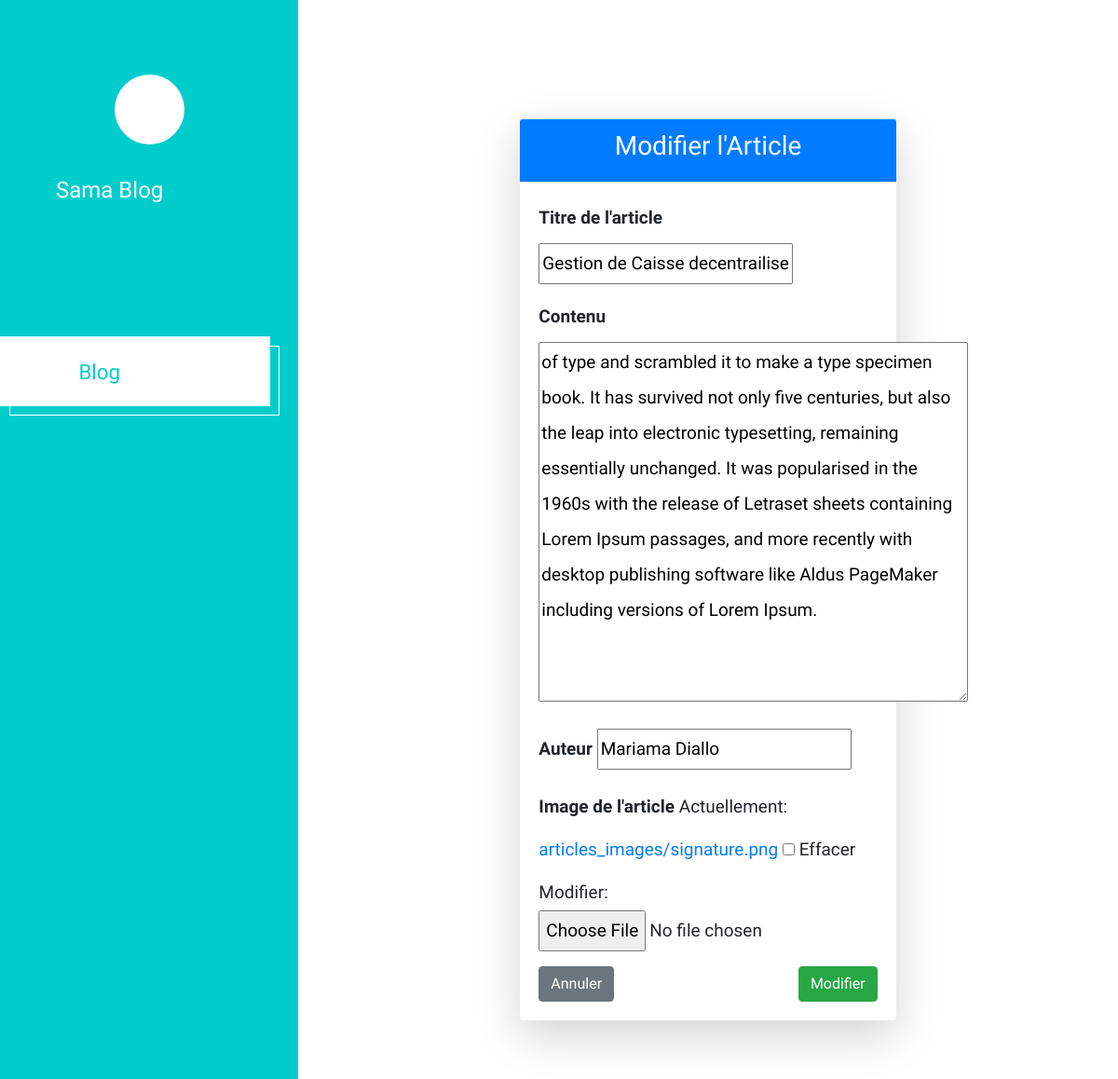
The app's page /article/4/edit/, older data.
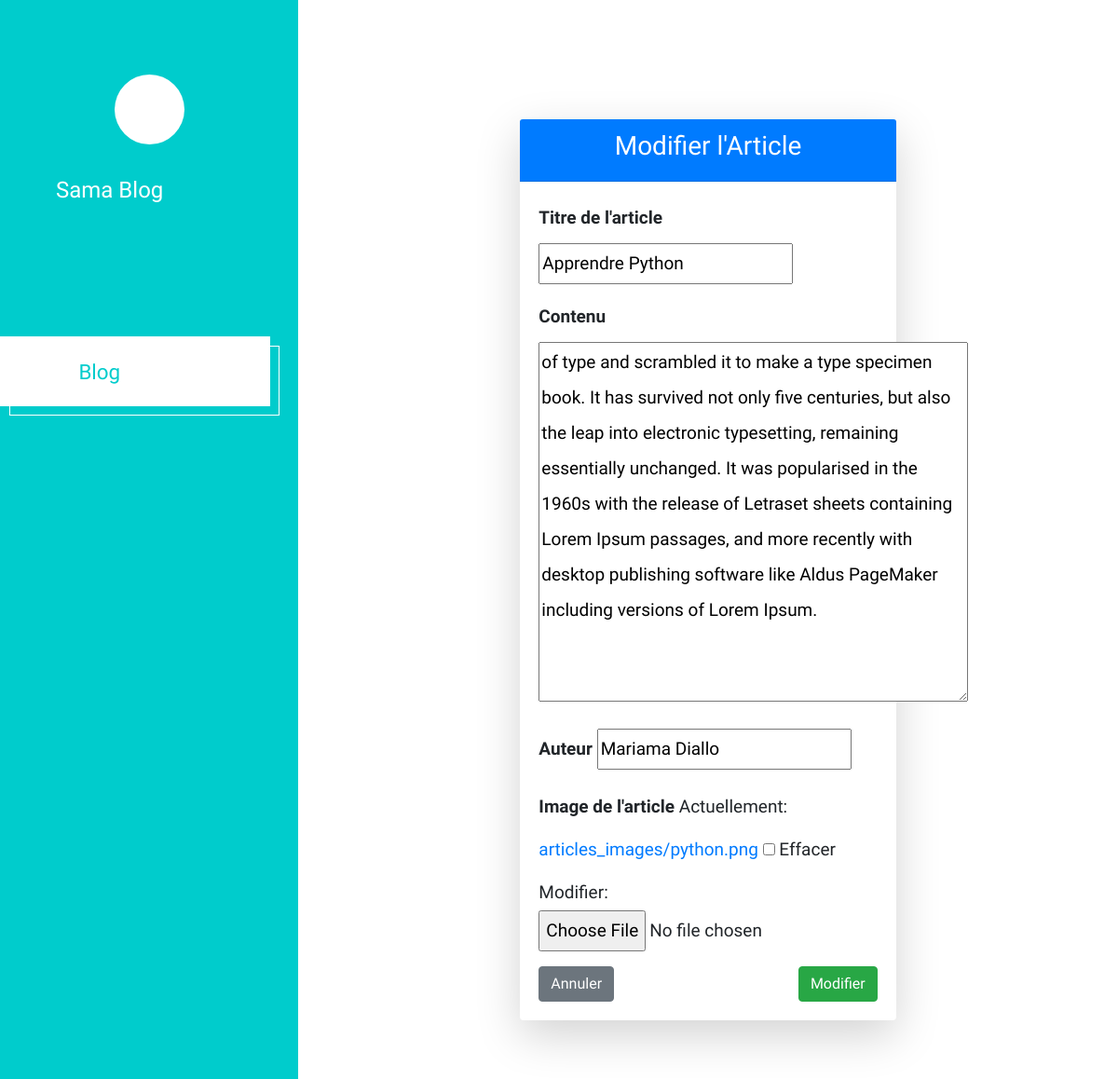
The same page, newer data.
### app/models.py (models this page shows, shortened)
class Article(models.Model):
    titre = models.CharField(max_length=200)
    contenu = models.TextField()
    date_publication = models.DateTimeField(auto_now_add=True)
    auteur = models.CharField(max_length=100)
    image = models.ImageField(upload_to="articles_images/", blank=True, null=True)

### app/views.py (the view)
# urls.py: path('article/<int:pk>/edit/', ArticleUpdateView.as_view(), name='article_edit'),
class ArticleUpdateView(UpdateView):
    model = Article
    fields = ['titre', 'contenu', 'auteur', 'image']
    template_name = "modifier.html"
    success_url = reverse_lazy('article_list')

### app/templates/modifier.html (shortened to what this page needs)
{% extends 'base.html' %}
{% load static %}
{% block corps %}
<div class="container mt-5">
    <div class="row justify-content-center">
        <div class="col-md-8">
            <div class="card shadow-lg border-0">
                <div class="card-header bg-primary text-white text-center">
                    <h3>Modifier l'Article</h3>
                </div>
                <div class="card-body">
                    <form method="post" enctype="multipart/form-data">
                        <div class="mb-3">
                            <label for="id_titre" class="form-label"><strong>Titre de l'article</strong></label>
                            {{ form.titre }}
                        </div>
                        <div class="mb-3">
                            <label for="id_contenu" class="form-label"><strong>Contenu</strong></label>
                            {{ form.contenu }}
                        </div>
                        <div class="mb-3">
                            <label for="id_contenu" class="form-label"><strong>Auteur</strong></label>
                            {{ form.auteur }}
                        </div>
                        <div class="mb-3">
                            <label for="id_image" class="form-label"><strong>Image de l'article</strong></label>
                            {{ form.image }}
                        </div>
                        <div class="d-flex justify-content-between">
                            <a href="{% url 'article_detail' article.pk %}" class="btn btn-secondary">Annuler</a>
                            <button type="submit" class="btn btn-success">Modifier</button>
                        </div>
                    </form>
                </div>
            </div>
        </div>
    </div>
</div>
{% endblock %}

### app/templates/base.html (shortened to what this page needs)
{% load static %}
<!DOCTYPE html>
<html lang="en">
  <head>
    <link rel="stylesheet" href=" {% static 'fontawesome/css/all.min.css' %}" />
    <link href="{% static 'css/bootstrap.min.css' %}" rel="stylesheet" />
    <link href="{% static 'css/templatemo-xtra-blog.css' %}" rel="stylesheet" />
    <link rel="stylesheet" href="{% static 'font/bootstrap-icons.css' %}" />
    <link rel="stylesheet" href="{% static 'font/bootstrap-icons.min.css' %}" />
    <link
      rel="stylesheet"
      href="{% static 'font/bootstrap-icons.min.scss' %}"
    />
  </head>
  <body>
    {% block header %}
     {% include 'header.html'%}
     {% endblock %}
    <div class="container-fluid">
      <main class="tm-main">
        {% block corps %}{% endblock %}
        </div>
  </body>
</html>

### app/templates/header.html (shortened to what this page needs)
    <header class="tm-header" id="tm-header">
        <div class="tm-header-wrapper">
            <div class="tm-site-header">
                <div class="mb-3 mx-auto tm-site-logo"><i class="fas fa-book fa-2x"></i></div>
                <a href="#" class="tm-nav-link">
                <h4 class="text-center">Sama Blog</h4>
                </a>
            </div>
            <nav class="tm-nav" id="tm-nav">
                <ul>
                    <li class="tm-nav-item active"><a href="{% url 'article_list' %}" class="tm-nav-link">
                        <i class="fas fa-home"></i>
                        Blog
                    </a></li>
                </ul>
            </nav>
        </div>
    </header>

Row changes from the older to the newer data that the page shows:
changed Article "Mariama Diallo": titre "Gestion de Caisse decentrailise" → "Apprendre Python"
Text that changed along with them:
text no longer shown: "Actuellement: articles_images/signature.png Effacer Modifier:"
text now shown: "Actuellement: articles_images/python.png Effacer Modifier:"
